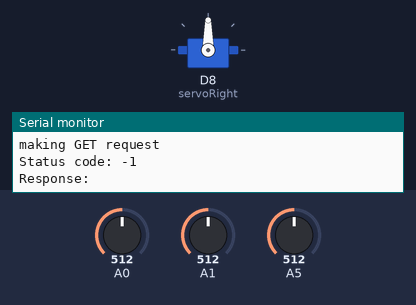
Recording of a sketch running on a simulated Arduino MKR. Shown: servo, the last lines printed to the serial monitor. Inputs (shaded band) come from the test bench; at power-on: A0 = 512, A1 = 512, A5 = 512. WiFi joins after 1.5 s; servers stay silent unless stated.

Above: at 15.2 s.
15.3 s: A0 set to 716
At 18.2 s:
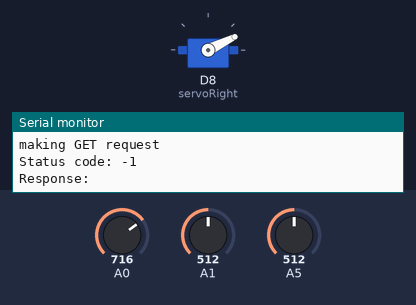
18.5 s: A1 set to 0
At 19.8 s:
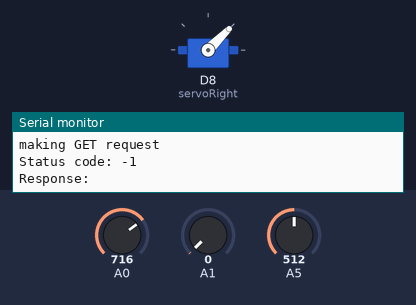
20.7 s: A0 set to 0
At 23.6 s:
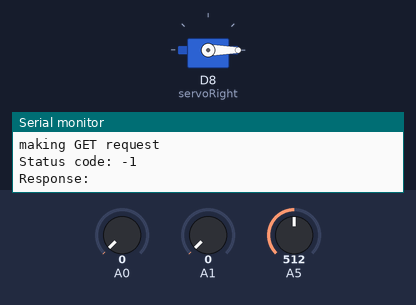
23.9 s: A0 set to 122
At 25.3 s:
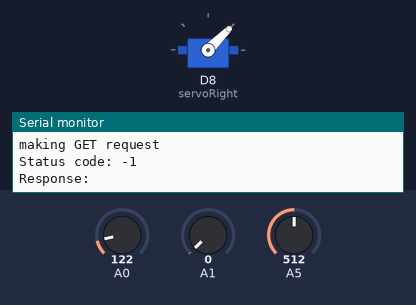
26.1 s: A1 set to 122
At 28.1 s:
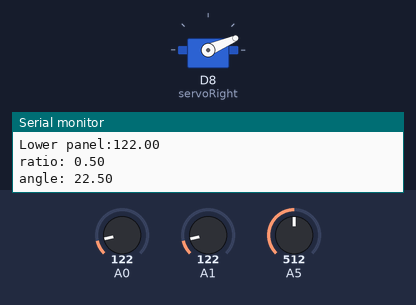
Timing chart, 0 to 29.6 s (numbered marks = the images above; inputs shaded):
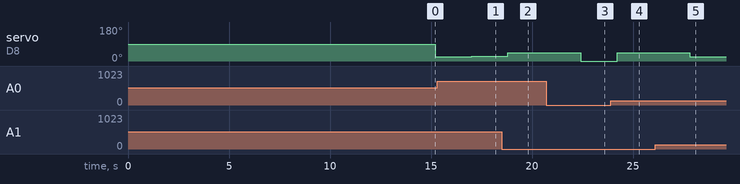

Measured:
- after the input at 15.3 s, servo on D8 (servoRight): 23° → 26° after 1.7 s
- after the input at 18.5 s, servo on D8 (servoRight): 26° → 45° after 0.31 s
- after the input at 20.7 s, servo on D8 (servoRight): 45° → 0° after 1.7 s
- after the input at 23.9 s, servo on D8 (servoRight): 0° → 45° after 0.31 s
- after the input at 26.1 s, servo on D8 (servoRight): 45° → 23° after 1.7 s

The sketch:

engi_scethc_no_arduino_cloud.ino
```cpp
//including all the library's
#include <Arduino.h>
#include <Servo.h>
#include <WiFi101.h>
#include <ArduinoHttpClient.h>

char ssid[] = "YourNetworkSSID";      // your network SSID (name)
char pass[] = "YourNetworkPassword";  // your network password

char serverAddress[] = "192.168.0.184";  // server address
int port = 60000;

WiFiClient wifi;
HttpClient client = HttpClient(wifi, serverAddress, port);
int status = WL_IDLE_STATUS;

//the pins of the four solar panels
#define solarPanelUR "A0";
#define solarPanelDR "A1";

Servo servoRight;
Servo servoLeft;


// rotationLevel defined globally because it's easier
int rotationLevel = 0;
bool manualControl;
// Setup code, will run only once
void setup() {

  // start Serial monitor [delay is to give the serial monitor time to start]
  Serial.begin(9600);
  delay(1500);
  //connect to wifi
while (WiFi.status() != WL_CONNECTED) {
    Serial.print("Attempting to connect to SSID: ");
    Serial.println(ssid);
    WiFi.begin(ssid, pass);
    delay(10000);  // Try to connect for 10 seconds
  }
    // Print the local IP address
  Serial.print("IP: ");
  Serial.println(WiFi.localIP());

  delay(1000);

  // connect the servo motors
  servoRight.attach(8);

  //setting servos to default positions [currently middle, can be changed]
  servoRight.write(90);

}

// these need to be defined above the loop function itself as to avoid errors

void adjustLouvers() { //called by loop function
  //rotating the servos[assuming they point towards the same direction]
  servoRight.write(rotationLevel);

}
void getData(){
    Serial.println("making GET request");
  client.get("/");

  // read the status code and body of the response
  int statusCode = client.responseStatusCode();
  String response = client.responseBody();

  Serial.print("Status code: ");
  Serial.println(statusCode);
  Serial.print("Response: ");
  Serial.println(response);
}

void loop() {

  // First, check if anything happened in app
  getData();
    /*
    The code to measure the battery level using the internal reference did not work.
    Now my idea is to add an external voltage divider connected to the arduino to
    measure the voltage at the A6 pin. the voltage divider is needed because
    we are powering the arduino with more then 5V, which the arduino itself cannot
    handle checking. we need to lower the voltage from the batteries by a factor
    of 4 [or 5 to be safe]. after checking on the pin we can then multiply the
    result back up by 4 [or 5] to get the battery voltage.
    */
  int analogBatteryLevel = analogRead(A5);
  //calculate voltage from analogpin and multiply by 4 to get voltage before divider
  float batteryVoltage = (analogBatteryLevel/1023)*5*4;
  /*
    battery level can be calculated when i have specifics on battery.
    the voltage a li-ion battery provides lowers as the charge level lowers.
    I would need to know how much the voltage drops over time to get the charge level
    for now I will leave it at the voltage
  */
  delay(1000);

  // then check if the user has taken control
  if (manualControl == true) {
    /*
      Here, the user has taken manual control over the blinds.
      Since the user enters the level they want the louvers to be at,
      only adjusting is enough
    */

    adjustLouvers();
  } else {    //if not manual
    /*
      if the user has not taken manual control, then we are in the automatic mode
      here we first gather the data of the solar panels.
      all of these will be a value from 0-1023, with 0 being no volatge at pin and 1023 being max [5V].
      prefferably we will not reach anything over 1023, or something close to it,
      as anything above 1023 could burn the arduino.
    */
    float solarDataU = analogRead(A0);
    float solarDataD = analogRead(A1);
    Serial.print("Upper panel:");
    Serial.println(solarDataU);
    Serial.print("Lower panel:");
    Serial.println(solarDataD);


    //Then there are some calculations
    /*
    This is taken from Piotr's SSA. For more information read his SSA
    In my case panel A is the upper panel on both sides and panel B the lower panel.
    because the first calculation to get R1 is a ratio calculation, the analogRead()
    values do not need to be altered
  */
    float ratio = solarDataU/(solarDataU+solarDataD);
    Serial.print("ratio: ");
    Serial.println(ratio);

    /*
    Then we calculate the angle.
    for PI the predefined number is used which is in the arduino.h library.
  */
    float angleSun = ((PI * ratio) / 4)*RAD_TO_DEG;
    Serial.print("angle: ");
    Serial.println(angleSun);
    /*
     since the angle we get is a float value and the write function only accepts int,
     it will need to be rounded first to the nearest interger.
     In addition to this, the angle of the sun [following our calculations] can only be between 0 and 90
     this means that we can directly write this to the rotationLevel variable

  */
    rotationLevel = round(angleSun);
    //Then, adjust the louvers
    adjustLouvers();
    //wait one minute before starting again to save battery power[Can be altered if need be]
    //[lowered because verification of code took long]
    delay(600);
  }
}
```
